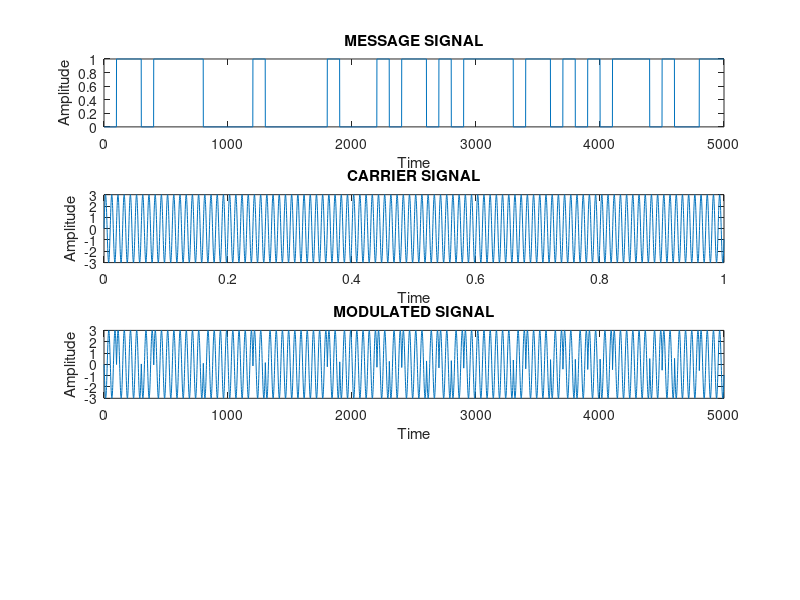

Write MATLAB code to recreate this figure. (Note: this script raises an error after producing the figure.)
%message signal
n=50;
ms=[];
m=randi([0,1],1,n);
for b=1:n
if m(b)==1
ms=[ms ones(1,100)];
else
ms=[ms zeros(1,100)];
end
end
subplot(4,1,1)
plot(ms)
xlabel('Time')
ylabel('Amplitude')
title('MESSAGE SIGNAL')

%carrier signal
f=100;
t=linspace(0,1,5000);
c=3*sin(2*3.14*f*t);
subplot(4,1,2)
plot(t,c)
xlabel('Time')
ylabel('Amplitude')
title('CARRIER SIGNAL')

%modulated signal
for i=1:length(c)
    if ms(i)==1
        mod(i)=1.*c(i);
    else
        mod(i)=-1.*c(i);
    end
end
subplot(4,1,3)
plot(mod)
xlabel('Time')
ylabel('Amplitude')
title('MODULATED SIGNAL')

%Demodulation
demod= mod.*c;
y1=conv(demod,h2);

for i=1:length(y1)
    if(y1(i)>1.5)
        y(i)=1;
    else
        y(i)=0;
    end
end

figure
subplot(4,1,1)
plot(y1)
xlabel('Time')
ylabel('Amplitude')
title('LPF SIGNAL')

subplot(4,1,2)
plot(y)
xlabel('Time')
ylabel('Amplitude')
title('OUTPUT SIGNAL')
